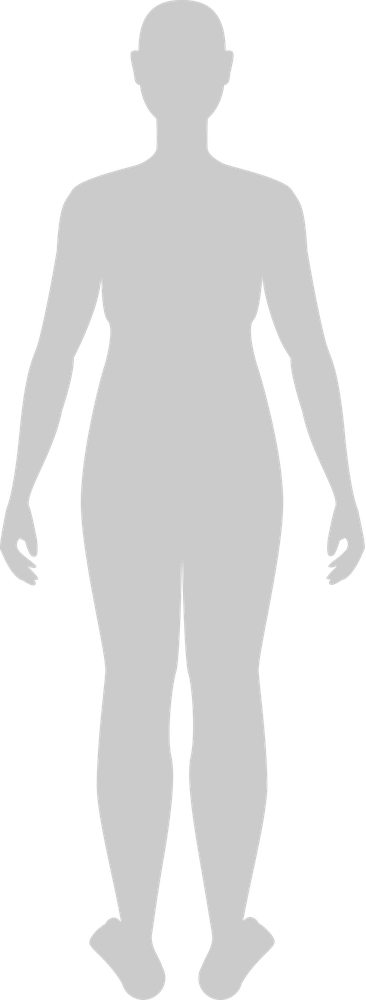
#> input picture body_map_images/bp_body_map_female_back.png, 366 x 1000 px, shrunk from 612 x 1672 before the run; its folder holds 4 pictures in this run
$ python draw_lines.py
#> lines starting #> are read from the running program, lines starting #| are printed output that depends on the picture
from PIL import Image, ImageDraw
import os
imgs = os.listdir('body_map_images')
imgs = [i for i in imgs if 'annotated' not in i]
for img in imgs:
    im = Image.open('./body_map_images/'+img)
#> im is the input picture: PIL image 366x1000 RGBA; mean R, G, B, A 97.4, 97.4, 97.4, 117.1
    draw = ImageDraw.Draw(im)
    print(img, im.size)
#| bp_body_map_female_back.png (366, 1000)
    draw.line((0,im.size[1]/6.5,im.size[0],im.size[1]/6.5), fill='red', width=5)
    draw.line((0,im.size[1]/2.4,im.size[0],im.size[1]/2.4), fill='red', width=5)
    im.save('./body_map_images/'+img[0:-4] + '_annotated.png')
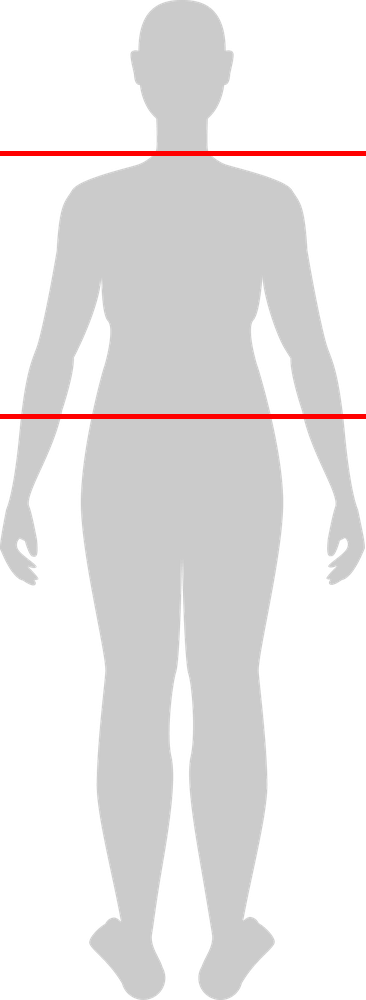
#> saved as bp_body_map_female_back_annotated.png: PIL image 366x1000 RGBA; mean R, G, B, A 99, 96.5, 96.5, 118.5; transparent parts drawn white
#> pass 2 of the loop `for img in imgs:`:
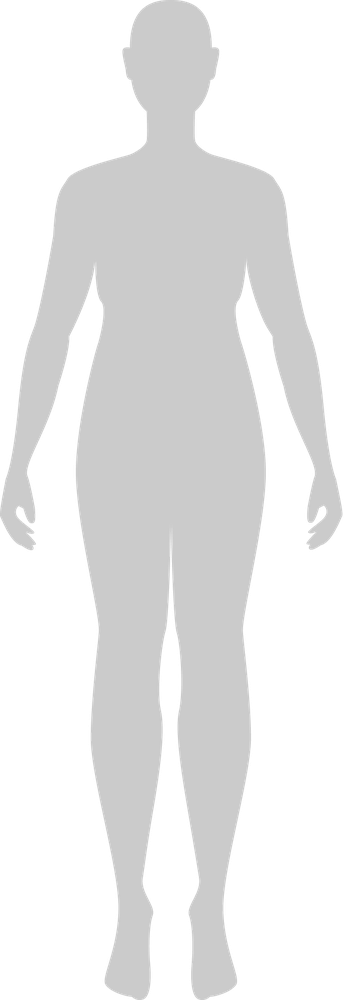
#> input picture body_map_images/bp_body_map_female_front.png, 344 x 1000 px, shrunk from 576 x 1672 before the run
#> im is the input picture: PIL image 344x1000 RGBA; mean R, G, B, A 93.1, 93.1, 93.1, 111.5
#| bp_body_map_female_front.png (344, 1000)
#> `im.save('./body_map_images/'+img[0:-4] + '_annotated.png')`:
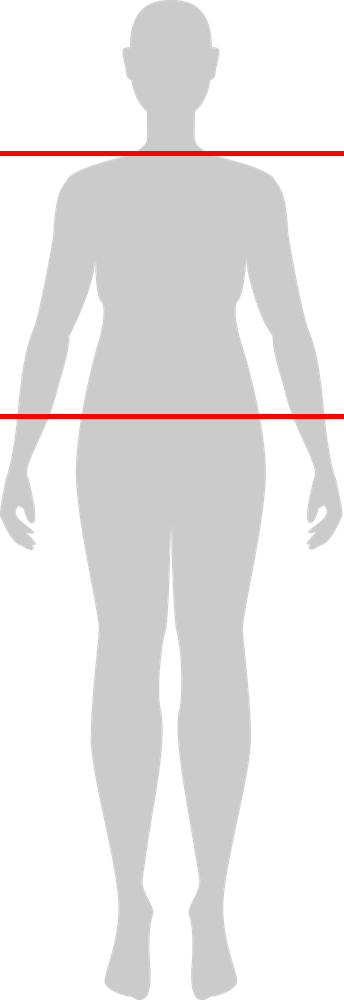
#> saved as bp_body_map_female_front_annotated.png: PIL image 344x1000 RGBA; mean R, G, B, A 94.7, 92.1, 92.1, 112.8; transparent parts drawn white
#> pass 3 of the loop `for img in imgs:`:
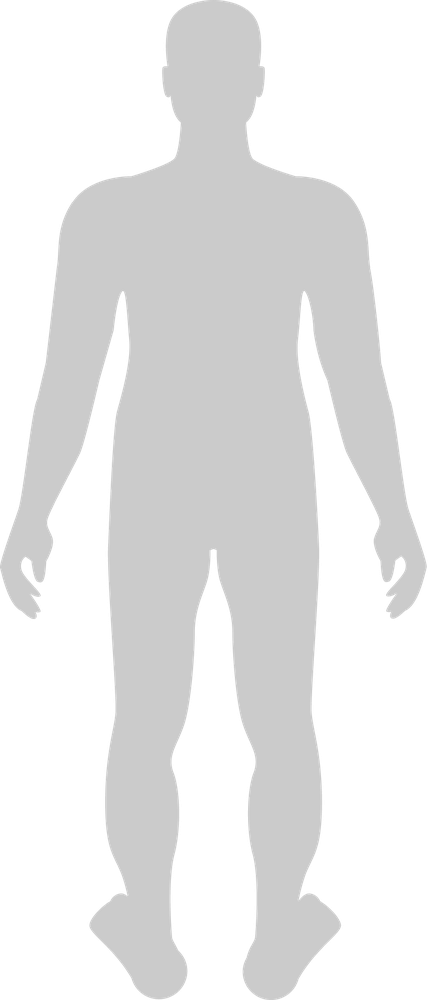
#> input picture body_map_images/bp_body_map_male_back.png, 428 x 1000 px, shrunk from 716 x 1672 before the run
#> im is the input picture: PIL image 428x1000 RGBA; mean R, G, B, A 96.4, 96.4, 96.4, 116.2
#| bp_body_map_male_back.png (428, 1000)
#> `im.save('./body_map_images/'+img[0:-4] + '_annotated.png')`:
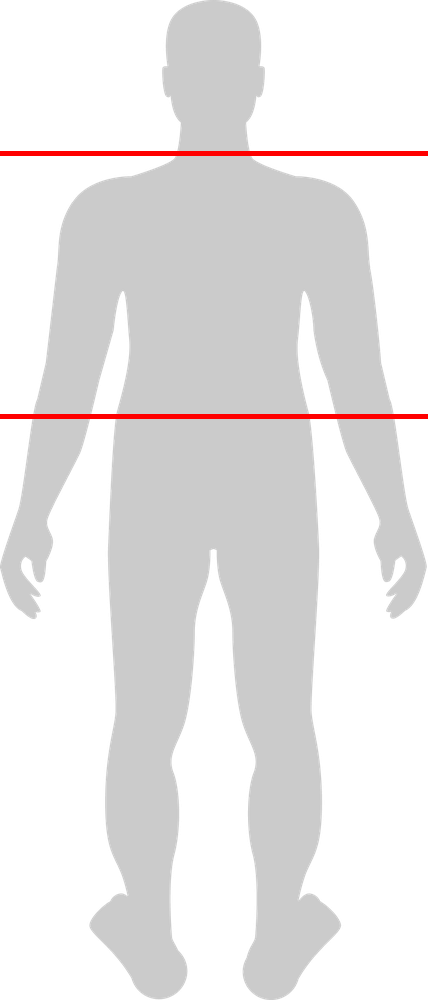
#> saved as bp_body_map_male_back_annotated.png: PIL image 428x1000 RGBA; mean R, G, B, A 98, 95.4, 95.4, 117.6; transparent parts drawn white
#> the loop made 4 passes; the first 3 are shown

#draw.line((0, 0) + im.size, fill=128)
#draw.line((0, im.size[1], im.size[0], 0), fill=128)
#del draw
